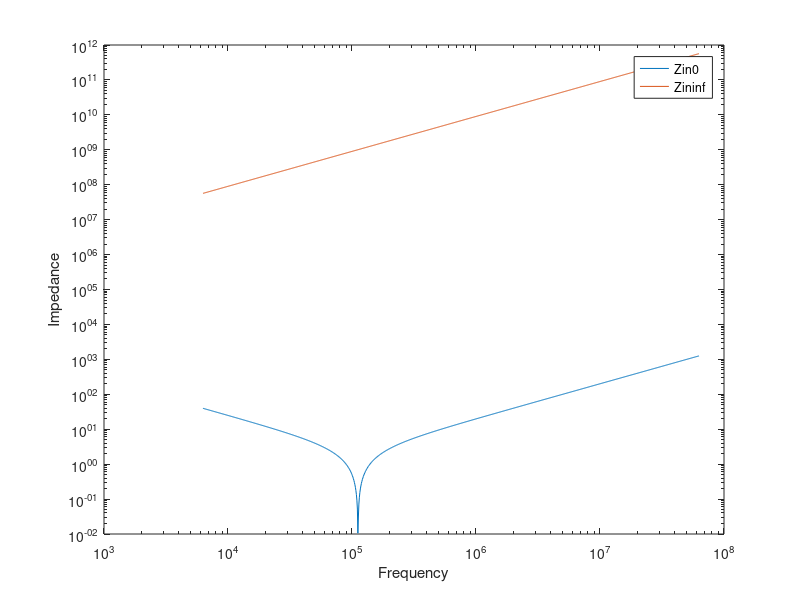
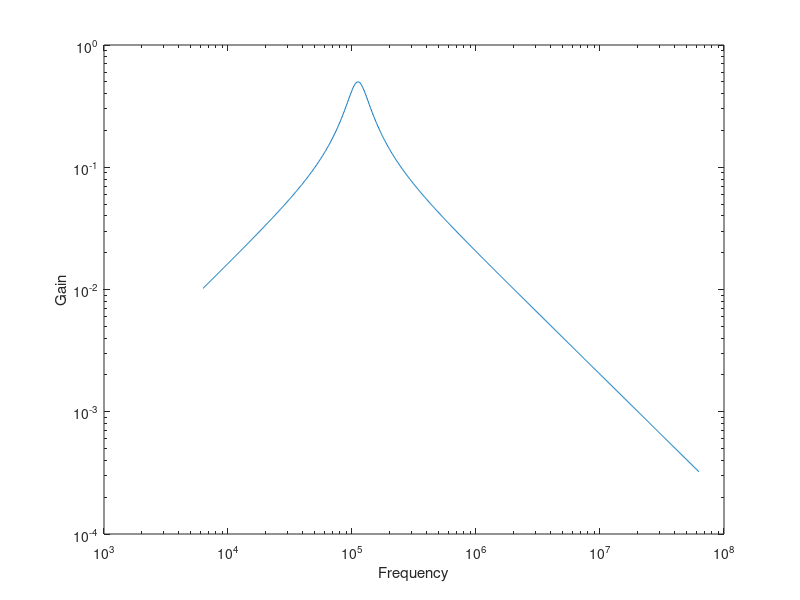

These figures' MATLAB source, in order:
close all;
Lm = 9000; %20e-6;
Llp = 20e-6;
lls = 0; %30e-6;


Cout = 100e-6;
Cs = 4e-6;
Rload = 1;
Re = 8/(pi^2)*Rload;

ws = logspace(10,10e+6);

fr1 = 1/(2*pi*sqrt(Cs*Llp)) % Resonant frequency at high load (Low Re)
fr2 = 1/(2*pi*sqrt(Cs*(Llp + Lm))) % Resonant frequency at low load (High Re)

fs = logspace(3, 7, 1000);
ws = 2*pi*fs;

n = 1; %% turns ratio

Zin0 = abs(1./(Cs*1j*ws) + Llp*1j*ws);
Zininf = abs(1./(Cs*1j*ws) + Llp*1j*ws + Lm*1j*ws);

H_jw = abs(1./(1+(Re + Lm*1j*ws)./(Re*Lm.*1j*ws).*(1./(Cs*1j*ws) + Llp*1j*ws)));

figure('Name', 'Input impedence magnitude');
loglog(ws, Zin0)
hold on;
loglog(ws, Zininf)
ylabel('Impedance')
xlabel('Frequency')
legend('Zin0', 'Zininf');

M = n*H_jw/2;

figure('Name', 'Gain of the converter vs freq');
loglog(ws, M)
ylabel('Gain')
xlabel('Frequency')
